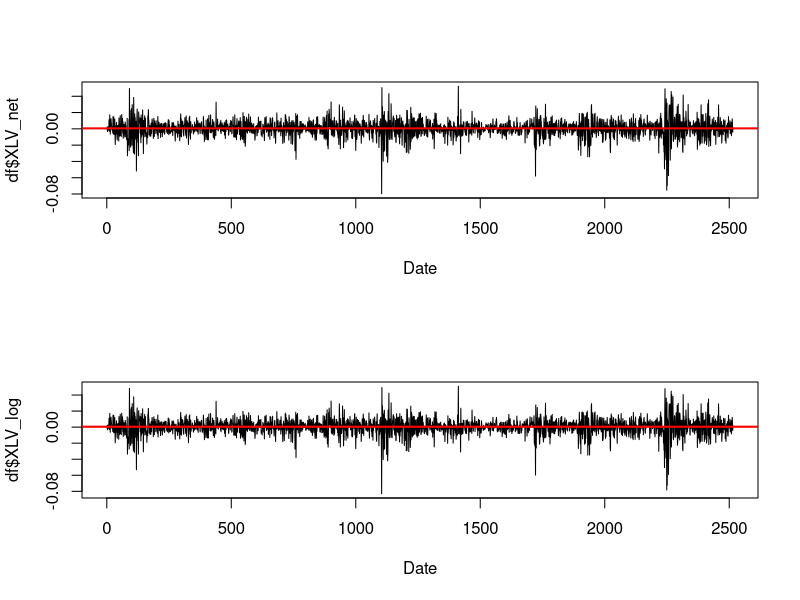
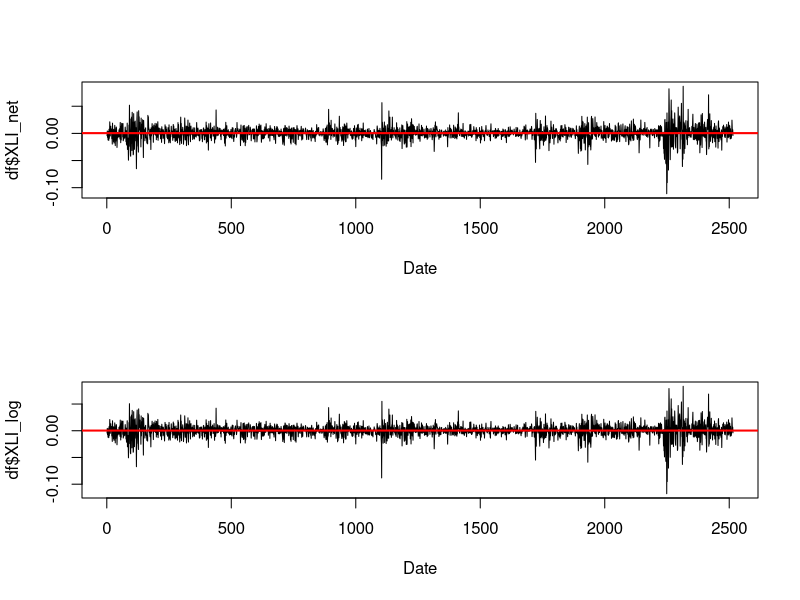
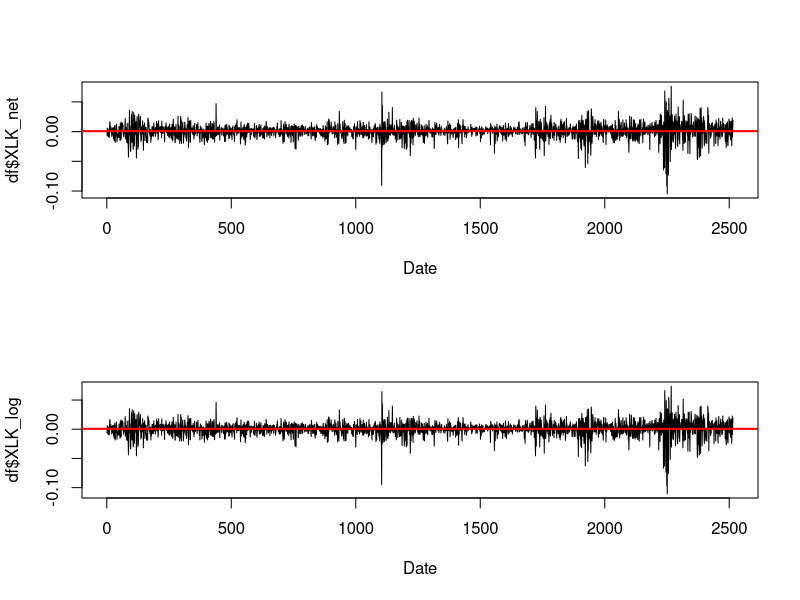
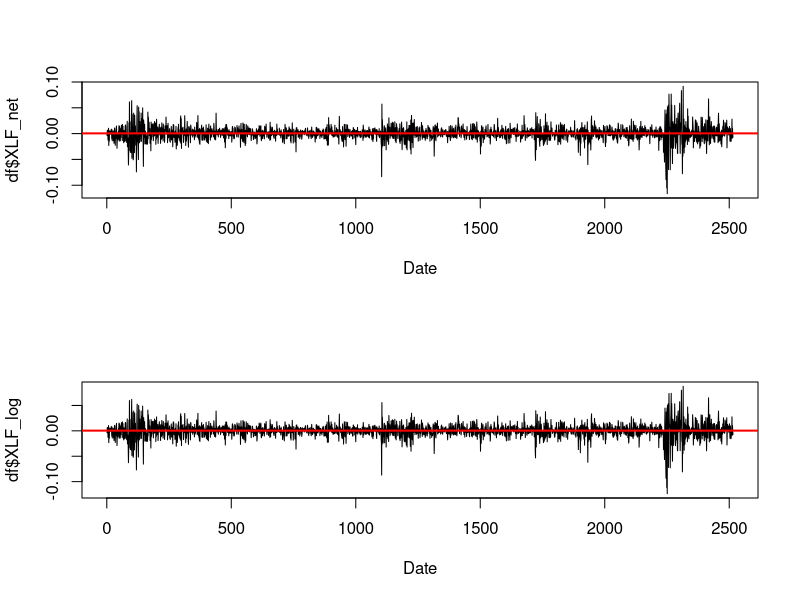
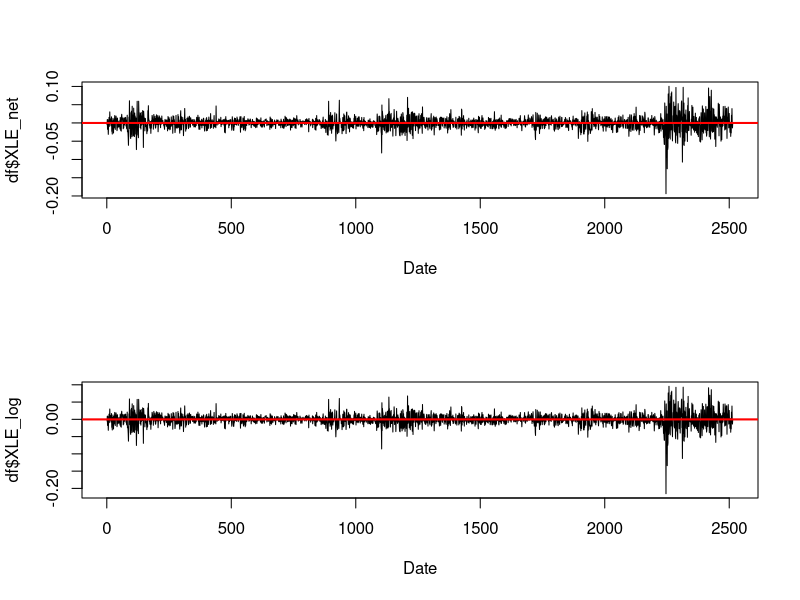
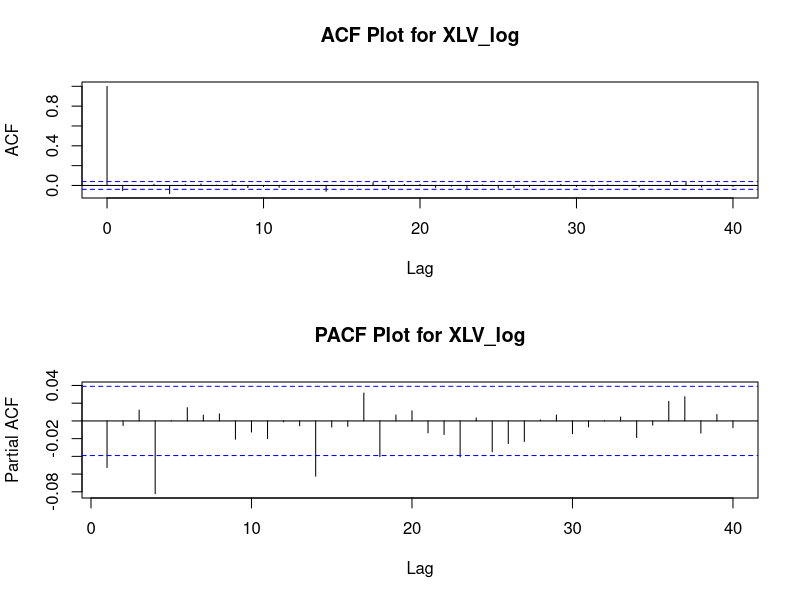
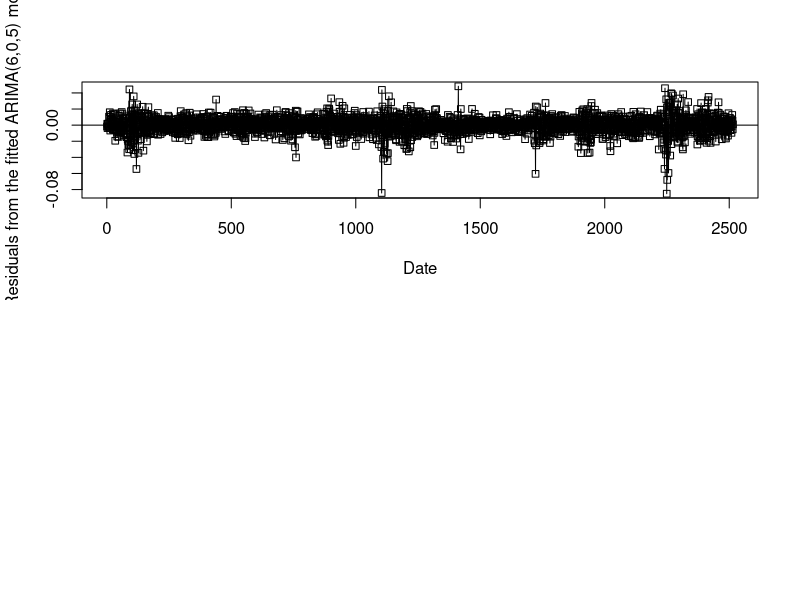
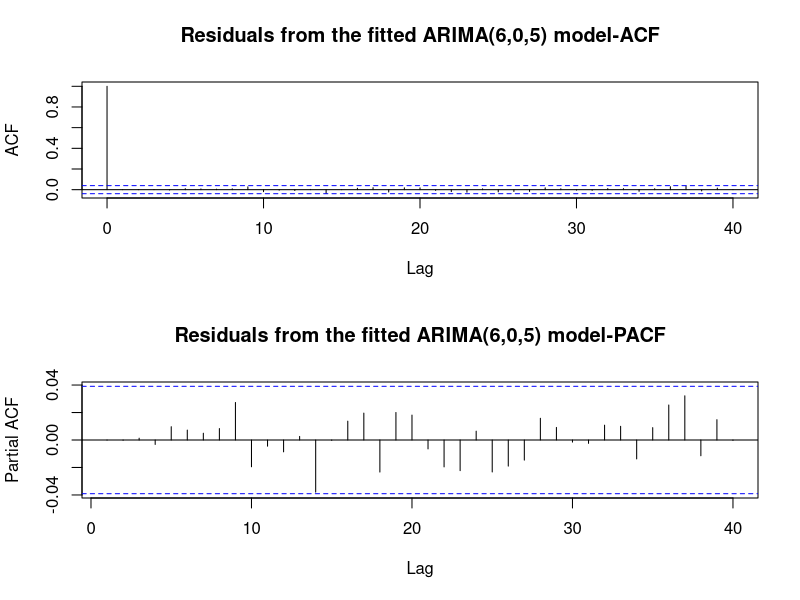

Generate these figures, in order, with R: (Note: a time limit stopped this script after it produced the figures.)
## ---- chunk 1
knitr::opts_chunk$set(echo = TRUE)
## ---- chunk 2
library(readr)
df <- read_csv("project_data.csv")

colnames(df)

par(mfrow=c(2,1))
plot(df$XLV_net, type="l", col="black", xlab="Date")
abline(h=mean(df$XLV_net), col="red",lwd=2)
plot(df$XLV_log, type="l", col="black", xlab="Date")
abline(h=mean(df$XLV_log), col="red", lwd=2)


par(mfrow=c(2,1))
plot(df$XLI_net, type="l", col="black", xlab="Date")
abline(h=mean(df$XLI_net), col="red",lwd=2)
plot(df$XLI_log, type="l", col="black", xlab="Date")
abline(h=mean(df$XLI_log), col="red", lwd=2)


par(mfrow=c(2,1))
plot(df$XLK_net, type="l", col="black", xlab="Date")
abline(h=mean(df$XLK_net), col="red",lwd=2)
plot(df$XLK_log, type="l", col="black", xlab="Date")
abline(h=mean(df$XLK_log), col="red", lwd=2)


par(mfrow=c(2,1))
plot(df$XLF_net, type="l", col="black", xlab="Date")
abline(h=mean(df$XLF_net), col="red",lwd=2)
plot(df$XLF_log, type="l", col="black", xlab="Date")
abline(h=mean(df$XLF_log), col="red", lwd=2)


par(mfrow=c(2,1))
plot(df$XLE_net, type="l", col="black", xlab="Date")
abline(h=mean(df$XLE_net), col="red",lwd=2)
plot(df$XLE_log, type="l", col="black", xlab="Date")
abline(h=mean(df$XLE_log), col="red", lwd=2)

## net return and log return are almost identical

## ---- chunk 3
library(readr)
library(forecast)
library(tseries)
df <- read_csv("project_data.csv")

# test for stationary, decide d value
adf.test(df$XLV_log-mean(df$XLV_log))

op=par(mfrow=c(2,1))
acf(df$XLV_log-mean(df$XLV_log),lag.max=40,main="ACF Plot for XLV_log") # MA1 or MA4  #AR1 AR4 or AR14
acf(df$XLV_log-mean(df$XLV_log),type="partial",lag.max=40,main="PACF Plot for XLV_log")
par(op)

ar(df$XLV_log-mean(df$XLV_log),method="mle",demean=FALSE)$aic # AR4

auto.arima(df$XLV_log-mean(df$XLV_log),  d=0, max.order=12, max.p=6, max.q=6, ic="aic",seasonal = FALSE, stepwise = FALSE, approximation = FALSE,allowdrift = FALSE, allowmean = FALSE)

##best: ARIMA(6,0,5)

# Fitting ARIMA model to mean-corrected data
best_XLV <- arima(df$XLV_log-mean(df$XLV_log),order=c(6,0,5),include.mean=FALSE,method="ML")

# Residuals from the fitted ARIMA model
y.res_XLV <- best_XLV$residuals
plot(y.res_XLV,type="o",pch=22,lty=1,pty=2,xlab="Date",ylab="Residuals from the fitted ARIMA(6,0,5) model", col="black")
abline(h=0)

# Test for Randomness
op=par(mfrow=c(2,1))
acf(y.res_XLV,lag.max=40,main="Residuals from the fitted ARIMA(6,0,5) model-ACF")
acf(y.res_XLV,lag.max=40,type="partial",main="Residuals from the fitted ARIMA(6,0,5) model-PACF")
par(op)

Box.test(y.res_XLV,lag=20,type="Box-Pierce")
Box.test(y.res_XLV,lag=20,type="Ljung-Box") #satisfy randomness

# Test for Normality
qqnorm(y.res_XLV, main = "Normal Q-Q Plot for XLV"); qqline(y.res_XLV, col="red", lwd=2)
shapiro.test(y.res_XLV)
jarque.bera.test(y.res_XLV) #not satisfy normality


## ---- chunk 4
# test for stationary, decide d value
adf.test(df$XLI_log-mean(df$XLI_log))

op=par(mfrow=c(2,1))
acf(df$XLI_log-mean(df$XLI_log),lag.max=40,main="ACF Plot for XLI_log")   # MA4  #AR4 or AR8
acf(df$XLI_log-mean(df$XLI_log),type="partial",lag.max=40,main="PACF Plot for XLI_log")
par(op)

ar(df$XLI_log-mean(df$XLI_log),method="mle",demean=FALSE)$aic # AR4

auto.arima(df$XLI_log-mean(df$XLI_log),  d=0, max.order=10, max.p=5, max.q=5, ic="aic",seasonal = FALSE, stepwise = FALSE, approximation = FALSE,allowdrift = FALSE, allowmean = FALSE)
## best ARIMA(4,0,5) 

# Fitting ARMA model to mean-corrected data
best_XLI <- arima(df$XLI_log-mean(df$XLI_log),order=c(4,0,5),include.mean=FALSE,method="ML")

# Residuals from the fitted ARIMA(4,0,5) model
y.res_XLI <- best_XLI$residuals
plot(y.res_XLI,type="o",pch=22,lty=1,pty=2,xlab="Date",ylab="Residuals from the fitted ARIMA(4,0,5) model")
abline(h=0)

# Test for Randomness
op=par(mfrow=c(2,1))
acf(y.res_XLI,lag.max=40,main="Residuals from the fitted ARIMA(4,0,5) model-ACF")
acf(y.res_XLI,lag.max=40,type="partial",main="Residuals from the fitted ARIMA(4,0,5) model-PACF")
par(op)

Box.test(y.res_XLI,lag=20,type="Box-Pierce")
Box.test(y.res_XLI,lag=20,type="Ljung-Box") #satisfy randomness

# Test for Normality
qqnorm(y.res_XLI, main = "Normal Q-Q Plot for XLI"); qqline(y.res_XLI)
shapiro.test(y.res_XLI) 
jarque.bera.test(y.res_XLI)#not satisfy normality
## ---- chunk 5
# test for stationary, decide d value
adf.test(df$XLK_log-mean(df$XLK_log))

op=par(mfrow=c(2,1))
acf(df$XLK_log-mean(df$XLK_log),lag.max=40,main="ACF Plot for XLK_log") # MA1 or MA4   #AR1 or AR4
acf(df$XLK_log-mean(df$XLK_log),type="partial",lag.max=40,main="PACF Plot for XLK_log")
par(op)

ar(df$XLK_log-mean(df$XLK_log),method="mle",demean=FALSE)$aic # AR4

auto.arima(df$XLK_log-mean(df$XLK_log),  d=0, max.order=12, max.p=6, max.q=6, ic="aic",seasonal = FALSE, stepwise = FALSE, approximation = FALSE,allowdrift = FALSE, allowmean = FALSE, trace=TRUE)
## best ARIMA(0,0,4)

# Fitting ARMA model to mean-corrected data
best_XLK <- arima(df$XLK_log-mean(df$XLK_log),order=c(0,0,4),include.mean=FALSE,method="ML")

# Residuals from the fitted ARIMA model
y.res_XLK <- best_XLK$residuals
plot(y.res_XLK,type="o",pch=22,lty=1,pty=2,xlab="Date",ylab="Residuals from the fitted ARIMA(0,0,4) model")
abline(h=0)

# Test for Randomness
op=par(mfrow=c(2,1))
acf(y.res_XLK,lag.max=40,main="Residuals from the fitted ARIMA(0,0,4) model-ACF")
acf(y.res_XLK,lag.max=40,type="partial",main="Residuals from the fitted ARIMA(0,0,4) model-PACF")
par(op)

Box.test(y.res_XLK,lag=20,type="Box-Pierce")
Box.test(y.res_XLK,lag=20,type="Ljung-Box") #satisfy randomness

# Test for Normality
qqnorm(y.res_XLK, main = "Normal Q-Q Plot for XLK"); qqline(y.res_XLK)
shapiro.test(y.res_XLK) 
jarque.bera.test(y.res_XLK)#not satisfy normality




## ---- chunk 6
# test for stationary, decide d value
adf.test(df$XLF_log-mean(df$XLF_log))

op=par(mfrow=c(2,1))
acf(df$XLF_log-mean(df$XLF_log),lag.max=40,main="ACF Plot for XLF_log") # MA1   #AR1 or AR4
acf(df$XLF_log-mean(df$XLF_log),type="partial",lag.max=40,main="PACF Plot for XLF_log")
par(op)

ar(df$XLF_log-mean(df$XLF_log),method="mle",demean=FALSE)$aic # AR4

auto.arima(df$XLF_log-mean(df$XLF_log),  d=0, max.order=10, max.p=3, max.q=6, ic="aic",seasonal = FALSE, stepwise = FALSE, approximation = FALSE,allowdrift = FALSE, allowmean = FALSE, trace=TRUE)

## best ARIMA(3,0,5)

# Fitting ARMA model to mean-corrected data
best_XLF <- arima(df$XLF_log-mean(df$XLF_log),order=c(3,0,5),include.mean=FALSE,method="ML")

# Residuals from the fitted ARIMA model
y.res_XLF <- best_XLF$residuals
plot(y.res_XLF,type="o",pch=22,lty=1,pty=2,xlab="Date",ylab="Residuals from the fitted ARIMA(3,0,5) model")
abline(h=0)

# Test for Randomness
op=par(mfrow=c(2,1))
acf(y.res_XLF,lag.max=40,main="Residuals from the fitted ARIMA(3,0,5) model-ACF")
acf(y.res_XLF,lag.max=40,type="partial",main="Residuals from the fitted ARIMA(3,0,5) model-PACF")
par(op)

Box.test(y.res_XLF,lag=20,type="Box-Pierce")
Box.test(y.res_XLF,lag=20,type="Ljung-Box") #satisfy randomness

# Test for Normality
qqnorm(y.res_XLF, main = "Normal Q-Q Plot for XLF"); qqline(y.res_XLF)
shapiro.test(y.res_XLF)
jarque.bera.test(y.res_XLF)#not satisfy normality


## ---- chunk 7
# test for stationary, decide d value
adf.test(df$XLE_log-mean(df$XLE_log))

op=par(mfrow=c(2,1))
acf(df$XLE_log-mean(df$XLE_log),lag.max=40,main="ACF Plot for XLE_log") # MA2 or MA4 or MA5   #AR2 or AR5
acf(df$XLE_log-mean(df$XLE_log),type="partial",lag.max=40,main="PACF Plot for XLE_log")
par(op)

ar(df$XLE_log-mean(df$XLE_log),method="mle",demean=FALSE)$aic # AR5

auto.arima(df$XLE_log-mean(df$XLE_log),  d=0, max.order=16, max.p=8, max.q=8, ic="aic",seasonal = FALSE, stepwise = FALSE, approximation = FALSE,allowdrift = FALSE, allowmean = FALSE)

## best ARIMA(6,0,6)

# Fitting ARMA model to mean-corrected data
best_XLE <- arima(df$XLE_log-mean(df$XLE_log),order=c(6,0,6),include.mean=FALSE,method="ML")

# Residuals from the fitted ARMA model
y.res_XLE <- best_XLE$residuals
plot(y.res_XLE,type="o",pch=22,lty=1,pty=2,xlab="Date",ylab="Residuals from the fitted ARIMA(6,0,6) model")
abline(h=0)

# Test for Randomness
op=par(mfrow=c(2,1))
acf(y.res_XLE,lag.max=40,main="Residuals from the fitted ARIMA(6,0,6) model-ACF")
acf(y.res_XLE,lag.max=40,type="partial",main="Residuals from the fitted ARIMA(6,0,6) model-PACF")
par(op)

Box.test(y.res_XLE,lag=20,type="Box-Pierce")
Box.test(y.res_XLE,lag=20,type="Ljung-Box") #satisfy randomness

# Test for Normality
qqnorm(y.res_XLE, main = "Normal Q-Q Plot for XLE"); qqline(y.res_XLE)
shapiro.test(y.res_XLE)
jarque.bera.test(y.res_XLE)#not satisfy normality
